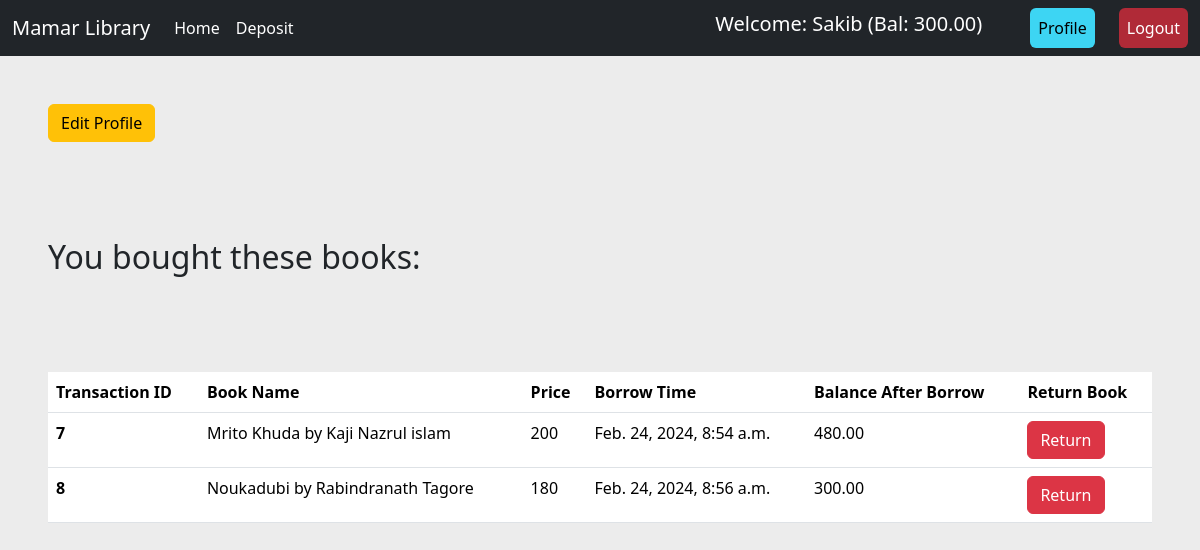
/account/profile/ (signed in), run on the app's committed database.
### account/models.py (models this page shows)
class User(AbstractUser):
    balance = models.DecimalField(decimal_places=2, max_digits=12, default=0)

### book/models.py (models this page shows, shortened)
class SoldBook(models.Model):
    book = models.ForeignKey(Book, on_delete=models.CASCADE, related_name='buy_book')
    buyer = models.ForeignKey(User, on_delete=models.CASCADE)
    timestmp = models.DateTimeField(auto_now_add=True, null=True, blank=True)
    balance_after_buy = models.DecimalField(decimal_places=2,max_digits=12, null=True, blank=True)
    can_reveiw = models.BooleanField(default=False, null=True, blank=True)

class Book(models.Model):
    title = models.CharField(max_length=50)
    descriptions = models.TextField()
    category = models.ForeignKey(Category,on_delete=models.CASCADE)
    price = models.PositiveIntegerField()
    image = models.ImageField(upload_to='uploads/')

### account/views.py (the view)
# urls.py: path('profile/', views.ProfileView, name='profile'),
@login_required
def ProfileView(request):
    books = SoldBook.objects.filter(buyer=request.user)
    return render(request, 'account/profile.html', {'books': books})

### account/templates/account/profile.html
{% extends "base.html" %}
{% block content %}
<a class="btn btn-warning m-5" href=" {% url "edit_profile" %} ">Edit Profile</a>
<h2 class="p-5">You bought these books:</h2>
<div class="mt-5 row px-5" style="witdh:60%; margin:auto;">
  <table class="table">
    <thead>
      <tr>
        <th scope="col">Transaction ID</th>
        <th scope="col">Book Name</th>
        <th scope="col">Price</th>
        <th scope="col">Borrow Time</th>
        <th scope="col">Balance After Borrow</th>
        <th scope="col">Return Book</th>
      </tr>
    </thead>
    <tbody>
      {% for book in books %}
      <tr>
        <th scope="row">{{book.id}}</th>
        <td>{{book.book.title}}</td>
        <td>{{book.book.price}}</td>
        <td>{{book.timestmp}}</td>
        <td>{{book.balance_after_buy}}</td>
        <td><a class='btn btn-danger' href=" {% url "return_book" book.id %} ">Return</a></td>
      </tr>
      {% endfor %}
    </tbody>
  </table>
</div>
{% endblock content %}

### core/templates/base.html (shortened to what this page needs)
<!DOCTYPE html>
<html lang="en">
<head>
    <link href="https://cdn.jsdelivr.net/npm/bootstrap@5.3.2/dist/css/bootstrap.min.css" rel="stylesheet">
</head>
<body style="background-color:#ebebebf2">
    <nav class="navbar navbar-expand-lg bg-dark">
        <div class="container-fluid">
          <a class="navbar-brand text-white fs-5" href=" {% url "home" %} ">Mamar Library</a>
          <div class="collapse navbar-collapse" id="navbarSupportedContent">
            <ul class="navbar-nav me-auto mb-2 mb-lg-0">
              <li class="nav-item">
                <a class="nav-link active text-white" aria-current="page" href=" {% url "home" %} ">Home</a>
              </li>
              {% if user.is_authenticated %}
              <li class="nav-item">
                <a class="nav-link active text-white" aria-current="page" href=" {% url "deposit" %} ">Deposit</a>
              </li>
              {% endif %}
            </ul>
            <div class="d-flex" role="search">
                {% if user.is_authenticated %}
                <ul class="navbar-nav me-auto mb-2 mb-lg-0 align-items-center">
                  <li class="nav-item mx-4">
                    <h5 class="text-white"> Welcome: {{user.first_name}} (Bal: {{user.balance}}) </h5>
                  </li>
                  <li class="nav-item mx-4">
                    <a class="nav-link active btn btn-info" aria-current="page" href=" {% url "profile" %} ">Profile</a>
                  </li>
                  <li class="nav-item">
                    <a class="nav-link active btn btn-danger text-white" aria-current="page" href=" {% url "logout" %} ">Logout</a>
                  </li>
                </ul>
                {% endif %}
            </div>
          </div>
        </div>
      </nav>
      {% block content %}
      {% endblock content %}
</body>
</html>

### data on the page
User: first_name "Sakib", balance "300.00"
SoldBook: id "7", book "Mrito Khuda by Kaji Nazrul islam", book.price "200", timestmp "Feb. 24, 2024, 8:54 a.m.", balance_after_buy "480.00"
SoldBook: id "8", book "Noukadubi by Rabindranath Tagore", book.price "180", timestmp "Feb. 24, 2024, 8:56 a.m.", balance_after_buy "300.00"
